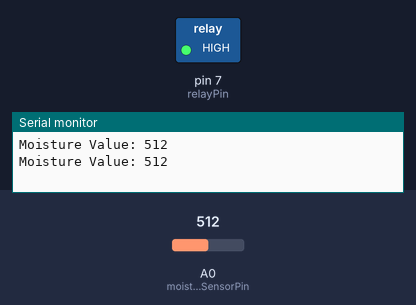
The sketch below on a simulated Arduino Uno, built with avr-gcc and run on an emulated ATmega328P. On the bench: switched loads named in the sketch (green lamp = pin HIGH), the last lines printed to the serial monitor. Inputs (shaded band) come from the test bench; at power-on: A0 (moistureSensorPin) = 512.

Above: at 2.8 s.
2.9 s: A0 (moistureSensorPin) set to 319
5.6 s: A0 (moistureSensorPin) set to 297
At 6.9 s:
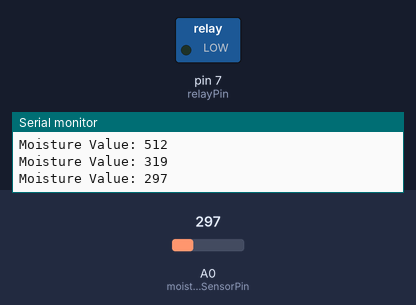
8.3 s: A0 (moistureSensorPin) set to 320
At 11.2 s:
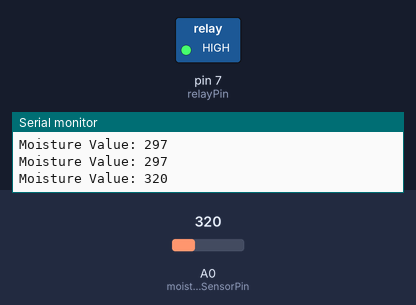
11.5 s: A0 (moistureSensorPin) set to 306
At 12.8 s:
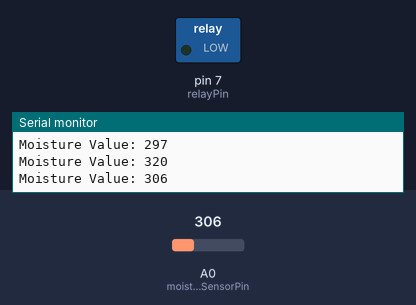
Timing chart, 0 to 14.5 s (numbered marks = the images above; inputs shaded):
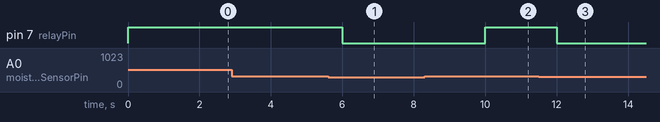

The sketch:

sketch_oct21a.ino
```cpp
// Define pins
const int moistureSensorPin = A0;
const int relayPin = 7;

// Define moisture threshold
const int moistureThreshold = 310;  // Adjust based on calibration

void setup() {
  pinMode(moistureSensorPin, INPUT);
  pinMode(relayPin, OUTPUT);
  digitalWrite(relayPin, HIGH);  // Turn off water pump initially
  Serial.begin(9600);
}

void loop() {
  int moistureValue = analogRead(moistureSensorPin);
  Serial.print("Moisture Value: ");
  Serial.println(moistureValue);

  if (moistureValue < moistureThreshold) {
    digitalWrite(relayPin, LOW);  // Turn on water pump
  } else {
    digitalWrite(relayPin, HIGH);  // Turn off water pump
  }

  delay(2000);  // Check moisture every 2 seconds
}
```

Measured:
- the behaviour switches between 310 and 309 on A0 (moistureSensorPin) (found by bisection; images 0 and 1)
- after the input at 5.6 s, pin 7 (relayPin): HIGH → LOW after 0.40 s
- after the input at 8.3 s, pin 7 (relayPin): LOW → HIGH after 1.7 s
- after the input at 11.5 s, pin 7 (relayPin): HIGH → LOW after 0.50 s
